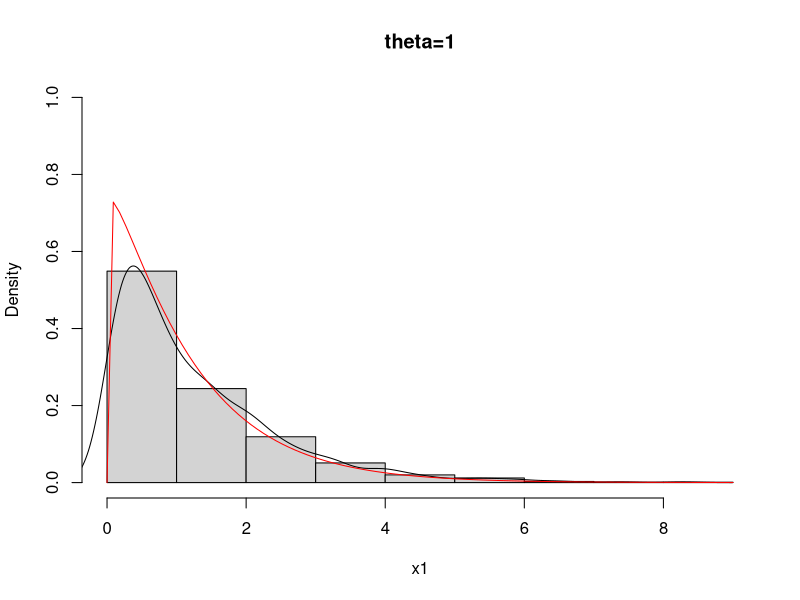
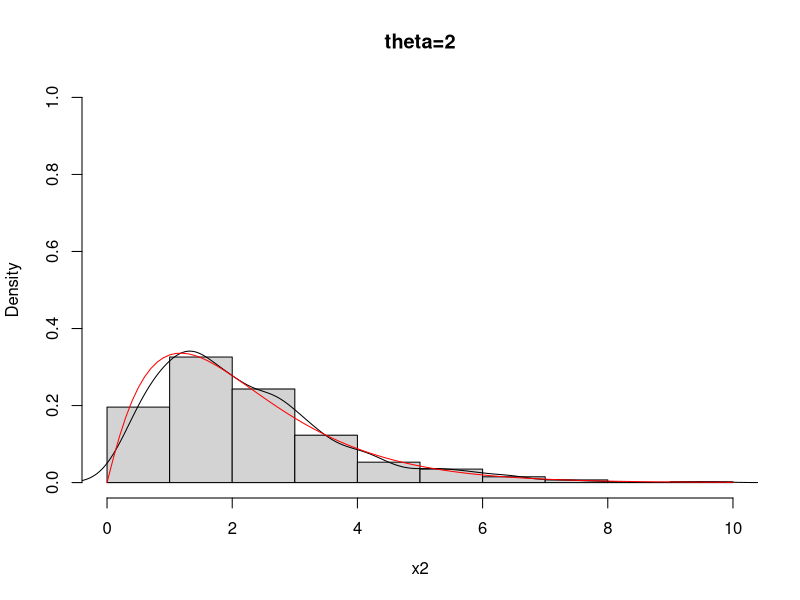
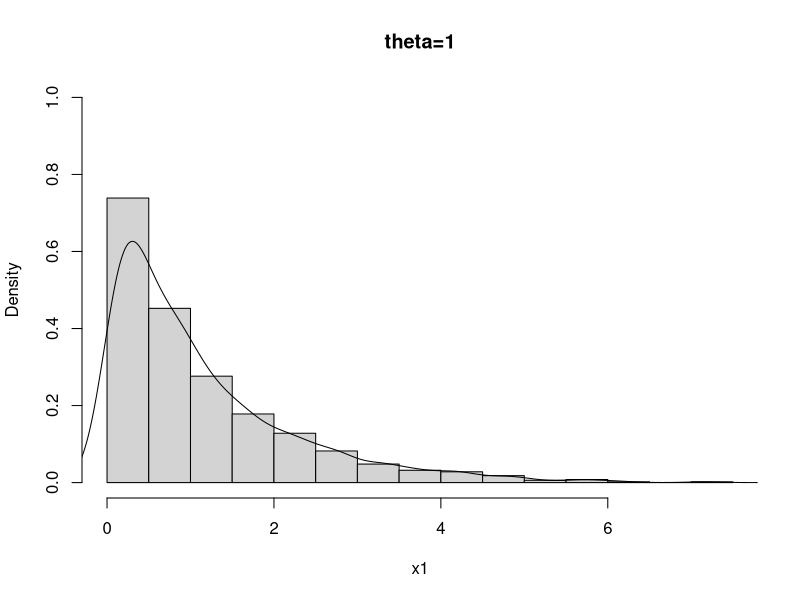
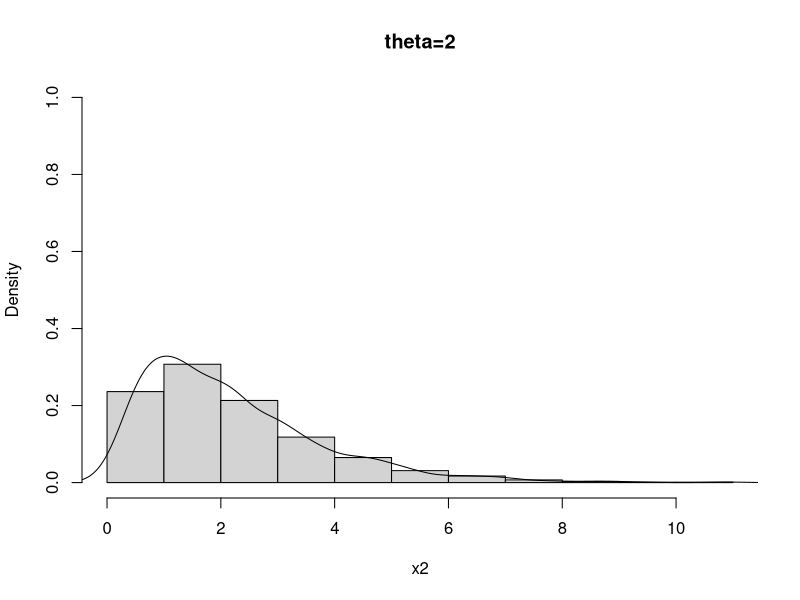

Recreate these plots in R, in order.
## ---- chunk 1
library(ggplot2)
knitr::opts_chunk$set(echo = TRUE)
## ---- chunk 2
rg <- function(theta, n){
  X <- NA
  for (i in 1:n){
    u <- runif(1,0,1)
    if (u < 2 * gamma(theta) / (2 * gamma(theta) + gamma(theta + 1/2))){
      X[i] <- rgamma(1, shape = theta, scale = 1)
    }else{
      X[i] <- rgamma(1, shape = theta + 1 / 2, scale = 1)
    }
  }
  return(X)
}

n <- 1000
theta1 <- 1
x1 <- rg(theta1, n)

dg <- function(x, theta){
  y <-2 * gamma(theta) / (2 * gamma(theta) + gamma(theta + 1/2)) * dgamma(x, shape = theta, scale = 1) + gamma(theta + 1/2) / (2 * gamma(theta) + gamma(theta + 1/2)) * dgamma(x, shape = theta + 1/2, scale = 1)
  return(y)
}

hist(x1, probability = TRUE, main = "theta=1", ylim = c(0, 1))
points(density(x1), type = "l")
curve(dg(x, theta1), add = TRUE, col = "red")

n <- 1000
theta2 <- 2
x2 <- rg(theta2, n)
hist(x2, probability = TRUE, main = "theta=2", ylim = c(0, 1))
points(density(x2), type = "l")
curve(dg(x, theta2), add = TRUE, col = "red")
## ---- chunk 3
rf <- function(theta, n){
  y <- NA
  i <- 0
  while (i < n){
     u <- runif(1, 0, 1)
     x <- rg(theta, 1)
     if (u <= sqrt(4 + x) / (2 + sqrt(x))){
       y[i] <- x
       i <- i + 1
     }
  }
 return(y)
}


theta1 <- 1
x1 <- rf(theta1, 1000)
hist(x1, probability = TRUE, main = "theta=1", ylim = c(0, 1))
points(density(x1), type = "l")

theta2 <- 2
x2 <- rf(theta2, 1000)
hist(x2, probability = TRUE, main = "theta=2", ylim = c(0, 1))
points(density(x2), type = "l")
